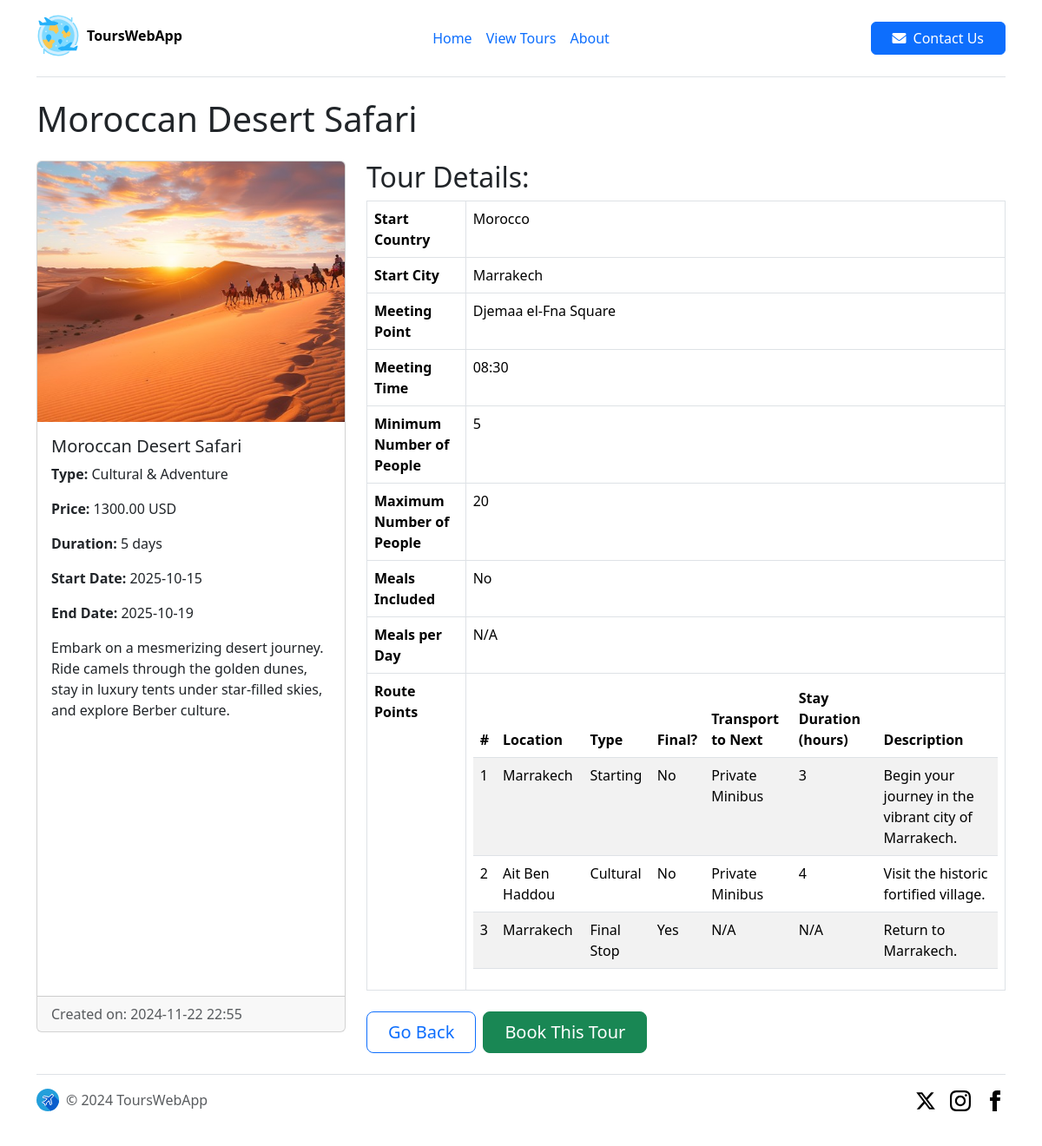
Page /tours/9 on the committed database.
### models.py (models this page shows, shortened)
class Tour(db.Model):
    id = db.Column(db.Integer, primary_key=True)
    title = db.Column(db.String(100), nullable=False)
    type = db.Column(db.String(50), nullable=False)
    price = db.Column(db.Numeric(10, 2), nullable=False)
    start_country_id = db.Column(db.Integer, db.ForeignKey('country.id'), nullable=False)
    start_city = db.Column(db.String(100), nullable=False)
    meeting_point = db.Column(db.String(200), nullable=False, default='Поки невідомо')  # Конкретне місце зустрічі
    meeting_time = db.Column(db.Time, nullable=True)  # Час зустрічі
    has_meals = db.Column(db.Boolean, default=False)
    meals_per_day = db.Column(db.Integer, nullable=True)
    min_number_of_people = db.Column(db.Integer, nullable=False, default=1)
    max_number_of_people = db.Column(db.Integer, nullable=False)
    duration_days = db.Column(db.Integer, nullable=False)
    description = db.Column(db.Text, nullable=True)
    start_date = db.Column(db.Date, nullable=False)
    end_date = db.Column(db.Date, nullable=False)
    route_points = db.relationship('RoutePoint', backref='tour', lazy=True)
    created_at = db.Column(db.DateTime, nullable=False, default=lambda: datetime.now(timezone.utc))
    image_path = db.Column(db.String(200), nullable=True)

class Country(db.Model):
    id = db.Column(db.Integer, primary_key=True)
    name = db.Column(db.String(100), nullable=False)
    code = db.Column(db.String(2), nullable=False, unique=True)
    route_points = db.relationship('RoutePoint', backref='country', lazy=True)
    tours_starting = db.relationship('Tour', backref='start_country', lazy=True)

class RoutePoint(db.Model):
    id = db.Column(db.Integer, primary_key=True)
    tour_id = db.Column(db.Integer, db.ForeignKey('tour.id'), nullable=False)
    country_id = db.Column(db.Integer, db.ForeignKey('country.id'), nullable=False)
    sequence_number = db.Column(db.Integer, nullable=False)
    location = db.Column(db.String(100), nullable=False)
    location_type = db.Column(db.String(50), nullable=False)
    is_final = db.Column(db.Boolean, default=False, nullable=False)
    transport_to_next = db.Column(db.String(50))
    stay_duration_hours = db.Column(db.Integer)
    description = db.Column(db.Text)

### app.py (the view)
@app.route('/tours/<int:id>')
def tour_details(id):
    tour = Tour.query.get(id)
    return render_template('tour_details.html', tour=tour)

### templates/tour_details.html (shortened to what this page needs)
{% extends 'base.html' %}
{% block body %}
<div class="container mt-4">
    <h1 class="mb-4">{{ tour.title }}</h1>
    <div class="row">
        <div class="col-md-4 mb-4">
            <div class="card h-100">
                {% if tour.image_path %}
                <img src="{{ url_for('static', filename=tour.image_path) }}" class="card-img-top" alt="{{ tour.title }}">
                {% else %}
                <img src="https://via.placeholder.com/350x200?text=No+Image" class="card-img-top" alt="No Image">
                {% endif %}
                <div class="card-body">
                    <h5 class="card-title">{{ tour.title }}</h5>
                    <p class="card-text"><b>Type:</b> {{ tour.type }}</p>
                    <p class="card-text"><b>Price:</b> {{ tour.price }} USD</p>
                    <p class="card-text"><b>Duration:</b> {{ tour.duration_days }} days</p>
                    <p class="card-text"><b>Start Date:</b> {{ tour.start_date.strftime('%Y-%m-%d') }}</p>
                    <p class="card-text"><b>End Date:</b> {{ tour.end_date.strftime('%Y-%m-%d') }}</p>
                    <p class="card-text">{{ tour.description|truncate(150, True) }}</p>
                </div>
                <div class="card-footer text-muted">
                    Created on: {{ tour.created_at.strftime('%Y-%m-%d %H:%M') }}
                </div>
            </div>
        </div>
        <div class="col-md-8">
            <h2>Tour Details:</h2>
            <table class="table table-bordered">
                <tr>
                    <th>Start Country</th>
                    <td>{{ tour.start_country.name }}</td>
                </tr>
                <tr>
                    <th>Start City</th>
                    <td>{{ tour.start_city }}</td>
                </tr>
                <tr>
                    <th>Meeting Point</th>
                    <td>{{ tour.meeting_point }}</td>
                </tr>
                <tr>
                    <th>Meeting Time</th>
                    <td>{{ tour.meeting_time.strftime('%H:%M') if tour.meeting_time else 'N/A' }}</td>
                </tr>
                <tr>
                    <th>Minimum Number of People</th>
                    <td>{{ tour.min_number_of_people }}</td>
                </tr>
                <tr>
                    <th>Maximum Number of People</th>
                    <td>{{ tour.max_number_of_people }}</td>
                </tr>
                <tr>
                    <th>Meals Included</th>
                    <td>{% if tour.has_meals %}Yes{% else %}No{% endif %}</td>
                </tr>
                <tr>
                    <th>Meals per Day</th>
                    <td>{{ tour.meals_per_day if tour.has_meals else 'N/A' }}</td>
                </tr>
                <tr>
                    <th>Route Points</th>
                    <td>
                        <table class="table table-striped">
                            <thead>
                                <tr>
                                    <th>#</th>
                                    <th>Location</th>
                                    <th>Type</th>
                                    <th>Final?</th>
                                    <th>Transport to Next</th>
                                    <th>Stay Duration (hours)</th>
                                    <th>Description</th>
                                </tr>
                            </thead>
                            <tbody>
                                {% for point in tour.route_points %}
                                <tr>
                                    <td>{{ loop.index }}</td>
                                    <td>{{ point.location }}</td>
                                    <td>{{ point.location_type }}</td>
                                    <td>{% if point.is_final %}Yes{% else %}No{% endif %}</td>
                                    <td>{{ point.transport_to_next if point.transport_to_next else 'N/A' }}</td>
                                    <td>{{ point.stay_duration_hours if point.stay_duration_hours else 'N/A' }}</td>
                                    <td>{{ point.description if point.description else 'No Description' }}</td>
                                </tr>
                                {% else %}
                                <tr>
                                    <td colspan="7" class="text-center">No route points available.</td>
                                </tr>
                                {% endfor %}
                            </tbody>
                        </table>
                    </td>
                </tr>
            </table>
            <div class="d-flex justify-content-start gap-2 mt-4">
                <a href="/tours" class="btn btn-outline-primary btn-lg px-4">Go Back</a>
                <button type="button" class="btn btn-success btn-lg px-4" data-bs-toggle="modal" data-bs-target="#bookingModal">
                    Book This Tour
                </button>
            </div>
        </div>
    </div>
</div>
{% endblock %}

### static/css/main.css (style rules this page uses)
.card-img-top { width: 100%; height: 300px; object-fit: cover; }
.card { max-width: 400px; width: 100%; }
.card-body { padding: 2rem; }

### rows in the picture
Tour: title "Moroccan Desert Safari", image_path (picture), type "Cultural & Adventure", price "1300.00", duration_days "5", start_date "2025-10-15", end_date "2025-10-19", description "Embark on a mesmerizing desert journey. Ride camels through the golden dunes, stay in luxury tents under star-filled skies, and explore Berber culture.", created_at "2024-11-22 22:55", start_city "Marrakech", meeting_point "Djemaa el-Fna Square", meeting_time "08:30", min_number_of_people "5", max_number_of_people "20", has_meals "N/A"
Country: start_country.name "Morocco"
RoutePoint: location "Marrakech", location_type "Starting", is_final "No", transport_to_next "Private Minibus", stay_duration_hours "3", description "Begin your journey in the vibrant city of Marrakech."
RoutePoint: location "Ait Ben Haddou", location_type "Cultural", is_final "No", transport_to_next "Private Minibus", stay_duration_hours "4", description "Visit the historic fortified village."
RoutePoint: location "Marrakech", location_type "Final Stop", is_final "Yes", transport_to_next "N/A", stay_duration_hours "N/A", description "Return to Marrakech."
